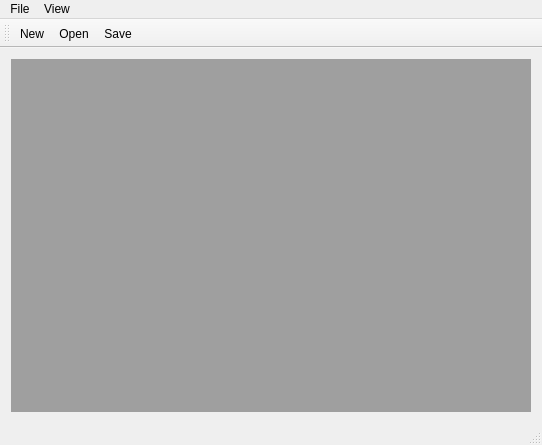
<?xml version="1.0" encoding="UTF-8"?>
<ui version="4.0">
 <class>MainWindow</class>
 <widget class="QMainWindow" name="MainWindow">
  <property name="geometry">
   <rect>
    <x>0</x>
    <y>0</y>
    <width>542</width>
    <height>445</height>
   </rect>
  </property>
  <property name="windowTitle">
   <string>MainWindow</string>
  </property>
  <property name="animated">
   <bool>false</bool>
  </property>
  <property name="documentMode">
   <bool>false</bool>
  </property>
  <property name="dockNestingEnabled">
   <bool>false</bool>
  </property>
  <property name="dockOptions">
   <set>QMainWindow::AllowTabbedDocks</set>
  </property>
  <widget class="QWidget" name="centralWidget">
   <layout class="QGridLayout" name="gridLayout">
    <item row="0" column="0">
     <widget class="QMdiArea" name="mdiArea">
      <property name="mouseTracking">
       <bool>false</bool>
      </property>
      <property name="autoFillBackground">
       <bool>true</bool>
      </property>
      <property name="viewMode">
       <enum>QMdiArea::TabbedView</enum>
      </property>
      <property name="documentMode">
       <bool>true</bool>
      </property>
      <property name="tabShape">
       <enum>QTabWidget::Rounded</enum>
      </property>
      <property name="tabPosition">
       <enum>QTabWidget::South</enum>
      </property>
     </widget>
    </item>
   </layout>
  </widget>
  <widget class="QMenuBar" name="menuBar">
   <property name="geometry">
    <rect>
     <x>0</x>
     <y>0</y>
     <width>542</width>
     <height>24</height>
    </rect>
   </property>
   <widget class="QMenu" name="menuFile">
    <property name="title">
     <string>File</string>
    </property>
    <addaction name="actionNew"/>
    <addaction name="actionOpen"/>
    <addaction name="actionSave"/>
   </widget>
   <widget class="QMenu" name="menuView">
    <property name="title">
     <string>View</string>
    </property>
    <addaction name="actionFullScreen"/>
    <addaction name="actionHideToolbar"/>
    <addaction name="actionHideMainMenu"/>
   </widget>
   <addaction name="menuFile"/>
   <addaction name="menuView"/>
  </widget>
  <widget class="QToolBar" name="mainToolBar">
   <property name="mouseTracking">
    <bool>false</bool>
   </property>
   <attribute name="toolBarArea">
    <enum>TopToolBarArea</enum>
   </attribute>
   <attribute name="toolBarBreak">
    <bool>false</bool>
   </attribute>
   <addaction name="actionNew"/>
   <addaction name="actionOpen"/>
   <addaction name="actionSave"/>
  </widget>
  <widget class="QStatusBar" name="statusBar"/>
  <action name="actionNew">
   <property name="icon">
    <iconset resource="icons.qrc">
     <normaloff>:/toolbar/icons/icons/new.png</normaloff>:/toolbar/icons/icons/new.png</iconset>
   </property>
   <property name="text">
    <string>New</string>
   </property>
   <property name="shortcut">
    <string>Ctrl+N</string>
   </property>
  </action>
  <action name="actionOpen">
   <property name="icon">
    <iconset resource="icons.qrc">
     <normaloff>:/toolbar/icons/icons/open.png</normaloff>:/toolbar/icons/icons/open.png</iconset>
   </property>
   <property name="text">
    <string>Open</string>
   </property>
   <property name="shortcut">
    <string>Ctrl+O</string>
   </property>
  </action>
  <action name="actionSave">
   <property name="icon">
    <iconset resource="icons.qrc">
     <normaloff>:/toolbar/icons/icons/save.png</normaloff>:/toolbar/icons/icons/save.png</iconset>
   </property>
   <property name="text">
    <string>Save</string>
   </property>
   <property name="shortcut">
    <string>Ctrl+S</string>
   </property>
  </action>
  <action name="actionFullScreen">
   <property name="checkable">
    <bool>true</bool>
   </property>
   <property name="text">
    <string>Full Screen</string>
   </property>
   <property name="toolTip">
    <string>Full Screen Mode</string>
   </property>
   <property name="shortcut">
    <string>F11</string>
   </property>
   <property name="shortcutContext">
    <enum>Qt::ApplicationShortcut</enum>
   </property>
   <property name="visible">
    <bool>true</bool>
   </property>
   <property name="menuRole">
    <enum>QAction::ApplicationSpecificRole</enum>
   </property>
  </action>
  <action name="actionHideToolbar">
   <property name="checkable">
    <bool>true</bool>
   </property>
   <property name="text">
    <string>Hide toolbar</string>
   </property>
   <property name="toolTip">
    <string>Hide toolbar</string>
   </property>
   <property name="shortcut">
    <string>F3</string>
   </property>
   <property name="shortcutContext">
    <enum>Qt::ApplicationShortcut</enum>
   </property>
   <property name="menuRole">
    <enum>QAction::ApplicationSpecificRole</enum>
   </property>
  </action>
  <action name="actionHideMainMenu">
   <property name="checkable">
    <bool>true</bool>
   </property>
   <property name="text">
    <string>Hide Main Menu</string>
   </property>
   <property name="shortcut">
    <string>F2</string>
   </property>
   <property name="shortcutContext">
    <enum>Qt::ApplicationShortcut</enum>
   </property>
   <property name="autoRepeat">
    <bool>true</bool>
   </property>
   <property name="menuRole">
    <enum>QAction::ApplicationSpecificRole</enum>
   </property>
  </action>
 </widget>
 <layoutdefault spacing="6" margin="11"/>
 <resources>
  <include location="icons.qrc"/>
 </resources>
 <connections/>
</ui>
